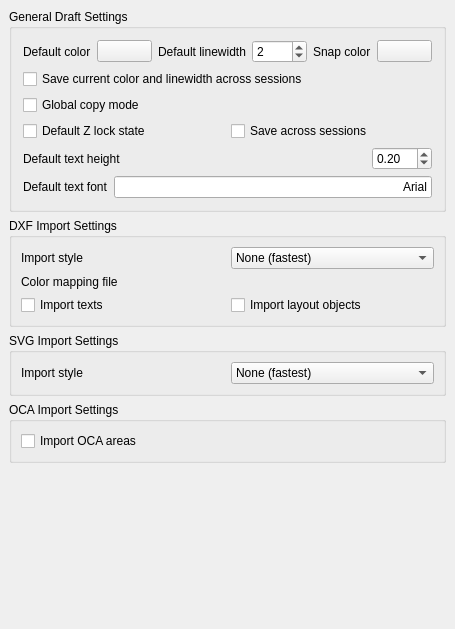
<?xml version="1.0" encoding="UTF-8"?>
<ui version="4.0">
 <class>Gui::Dialog::DlgSettingsDraft</class>
 <widget class="QWidget" name="Gui::Dialog::DlgSettingsDraft">
  <property name="geometry">
   <rect>
    <x>0</x>
    <y>0</y>
    <width>455</width>
    <height>629</height>
   </rect>
  </property>
  <property name="windowTitle">
   <string>Draft</string>
  </property>
  <layout class="QVBoxLayout">
   <property name="spacing">
    <number>6</number>
   </property>
   <property name="margin">
    <number>9</number>
   </property>
   <item>
    <widget class="QGroupBox" name="groupBox">
     <property name="title">
      <string>General Draft Settings</string>
     </property>
     <layout class="QVBoxLayout" name="verticalLayout_2">
      <item>
       <layout class="QHBoxLayout" name="horizontalLayout_2">
        <item>
         <widget class="QLabel" name="label_2">
          <property name="text">
           <string>Default color</string>
          </property>
         </widget>
        </item>
        <item>
         <widget class="Gui::PrefColorButton" name="gui::prefcolorbutton">
          <property name="toolTip">
           <string>the default color for new objects</string>
          </property>
          <property name="color">
           <color>
            <red>0</red>
            <green>0</green>
            <blue>0</blue>
           </color>
          </property>
          <property name="prefEntry" stdset="0">
           <cstring>color</cstring>
          </property>
          <property name="prefPath" stdset="0">
           <cstring>Mod/Draft</cstring>
          </property>
         </widget>
        </item>
        <item>
         <widget class="QLabel" name="label_3">
          <property name="text">
           <string>Default linewidth</string>
          </property>
         </widget>
        </item>
        <item>
         <widget class="Gui::PrefSpinBox" name="gui::prefspinbox">
          <property name="toolTip">
           <string>the default linewidth for new objects</string>
          </property>
          <property name="value">
           <number>2</number>
          </property>
          <property name="prefEntry" stdset="0">
           <cstring>linewidth</cstring>
          </property>
          <property name="prefPath" stdset="0">
           <cstring>Mod/Draft</cstring>
          </property>
         </widget>
        </item>
        <item>
         <widget class="QLabel" name="label_4">
          <property name="text">
           <string>Snap color</string>
          </property>
         </widget>
        </item>
        <item>
         <widget class="Gui::PrefColorButton" name="gui::prefcolorbutton_2">
          <property name="toolTip">
           <string>the default color for snap symbols</string>
          </property>
          <property name="color">
           <color>
            <red>0</red>
            <green>0</green>
            <blue>0</blue>
           </color>
          </property>
          <property name="prefEntry" stdset="0">
           <cstring>snapcolor</cstring>
          </property>
          <property name="prefPath" stdset="0">
           <cstring>Mod/Draft</cstring>
          </property>
         </widget>
        </item>
       </layout>
      </item>
      <item>
       <layout class="QHBoxLayout" name="horizontalLayout_4">
        <item>
         <widget class="Gui::PrefCheckBox" name="gui::prefcheckbox">
          <property name="toolTip">
           <string>check this if you want to use the color/linewidth from the toolbar as default</string>
          </property>
          <property name="text">
           <string>Save current color and linewidth across sessions</string>
          </property>
          <property name="prefEntry" stdset="0">
           <cstring>saveonexit</cstring>
          </property>
          <property name="prefPath" stdset="0">
           <cstring>Mod/Draft</cstring>
          </property>
         </widget>
        </item>
       </layout>
      </item>
      <item>
       <layout class="QHBoxLayout" name="horizontalLayout_5">
        <item>
         <widget class="Gui::PrefCheckBox" name="gui::prefcheckbox_5">
          <property name="toolTip">
           <string>If this is checked, copy mode will be kept across command, otherwise commands will always start in no-copy mode</string>
          </property>
          <property name="text">
           <string>Global copy mode</string>
          </property>
          <property name="prefEntry" stdset="0">
           <cstring>copymode</cstring>
          </property>
          <property name="prefPath" stdset="0">
           <cstring>Mod/Draft</cstring>
          </property>
         </widget>
        </item>
       </layout>
      </item>
      <item>
       <layout class="QHBoxLayout" name="horizontalLayout_9">
        <item>
         <widget class="Gui::PrefCheckBox" name="gui::prefcheckbox_7">
          <property name="toolTip">
           <string>This is the default state of the Z coordinate lock. If checked, FreeCAD starts with the Z coordinate locked, so all 2D commands work only in a horizontal plane. You can of course lock and unlock the Z coordinate at any moment during your work.</string>
          </property>
          <property name="text">
           <string>Default Z lock state</string>
          </property>
          <property name="prefEntry" stdset="0">
           <cstring>zlock</cstring>
          </property>
          <property name="prefPath" stdset="0">
           <cstring>Mod/Draft</cstring>
          </property>
         </widget>
        </item>
        <item>
         <widget class="Gui::PrefCheckBox" name="gui::prefcheckbox_6">
          <property name="toolTip">
           <string>Check this if you want FreeCAD to save the Z lock state when you close the application and restore it on next session.</string>
          </property>
          <property name="text">
           <string>Save across sessions</string>
          </property>
          <property name="prefEntry" stdset="0">
           <cstring>savezlock</cstring>
          </property>
          <property name="prefPath" stdset="0">
           <cstring>Mod/Draft</cstring>
          </property>
         </widget>
        </item>
       </layout>
      </item>
      <item>
       <layout class="QHBoxLayout" name="horizontalLayout_8">
        <item>
         <widget class="QLabel" name="label_6">
          <property name="text">
           <string>Default text height</string>
          </property>
         </widget>
        </item>
        <item>
         <widget class="Gui::PrefDoubleSpinBox" name="gui::prefdoublespinbox_2">
          <property name="maximumSize">
           <size>
            <width>60</width>
            <height>16777215</height>
           </size>
          </property>
          <property name="toolTip">
           <string>Default height for texts and dimensions</string>
          </property>
          <property name="value">
           <double>0.200000000000000</double>
          </property>
          <property name="prefEntry" stdset="0">
           <cstring>textheight</cstring>
          </property>
          <property name="prefPath" stdset="0">
           <cstring>Mod/Draft</cstring>
          </property>
         </widget>
        </item>
       </layout>
      </item>
      <item>
       <layout class="QHBoxLayout" name="horizontalLayout_6">
        <item>
         <widget class="QLabel" name="label_5">
          <property name="text">
           <string>Default text font</string>
          </property>
         </widget>
        </item>
        <item>
         <widget class="Gui::PrefLineEdit" name="gui::preflineedit">
          <property name="toolTip">
           <string>This is the default font name for all Draft texts and dimensions.
It can be a font name such as &quot;Arial&quot;, a default style such as &quot;sans&quot;, &quot;serif&quot;
or &quot;mono&quot;, or a family such as &quot;Arial,Helvetica,sans&quot; or a name with a style
such as &quot;Arial:Bold&quot;</string>
          </property>
          <property name="text">
           <string>Arial</string>
          </property>
          <property name="alignment">
           <set>Qt::AlignRight|Qt::AlignTrailing|Qt::AlignVCenter</set>
          </property>
          <property name="prefEntry" stdset="0">
           <cstring>textfont</cstring>
          </property>
          <property name="prefPath" stdset="0">
           <cstring>Mod/Draft</cstring>
          </property>
         </widget>
        </item>
       </layout>
      </item>
     </layout>
    </widget>
   </item>
   <item>
    <widget class="QGroupBox" name="GroupBox12">
     <property name="title">
      <string>DXF Import Settings</string>
     </property>
     <layout class="QVBoxLayout">
      <property name="spacing">
       <number>6</number>
      </property>
      <property name="margin">
       <number>9</number>
      </property>
      <item>
       <layout class="QHBoxLayout">
        <property name="spacing">
         <number>6</number>
        </property>
        <property name="margin">
         <number>0</number>
        </property>
        <item>
         <widget class="QLabel" name="textLabel1_3">
          <property name="text">
           <string>Import style</string>
          </property>
         </widget>
        </item>
        <item>
         <widget class="Gui::PrefComboBox" name="gui::prefcombobox">
          <property name="toolTip">
           <string>This is the method choosed for importing or translating DXF object color into FreeCAD. 
If color mapping is choosed, you must choose a color mapping file containing a translation table that will convert colors into linewidths.
</string>
          </property>
          <property name="currentIndex">
           <number>0</number>
          </property>
          <property name="prefEntry" stdset="0">
           <cstring>dxfstyle</cstring>
          </property>
          <property name="prefPath" stdset="0">
           <cstring>Mod/Draft</cstring>
          </property>
          <item>
           <property name="text">
            <string>None (fastest)</string>
           </property>
          </item>
          <item>
           <property name="text">
            <string>Use default color and linewidth</string>
           </property>
          </item>
          <item>
           <property name="text">
            <string>Original color and linewidth</string>
           </property>
          </item>
          <item>
           <property name="text">
            <string>Color mapped to linewidth</string>
           </property>
          </item>
         </widget>
        </item>
       </layout>
      </item>
      <item>
       <layout class="QHBoxLayout" name="horizontalLayout_3">
        <item>
         <widget class="QLabel" name="label">
          <property name="text">
           <string>Color mapping file</string>
          </property>
         </widget>
        </item>
        <item>
         <widget class="Gui::PrefFileChooser" name="gui::preffilechooser">
          <property name="toolTip">
           <string>The color mapping file for translating dxf colors into linewidths</string>
          </property>
          <property name="prefEntry" stdset="0">
           <cstring>dxfmappingfile</cstring>
          </property>
          <property name="prefPath" stdset="0">
           <cstring>Mod/Draft</cstring>
          </property>
         </widget>
        </item>
       </layout>
      </item>
      <item>
       <layout class="QHBoxLayout" name="horizontalLayout">
        <item>
         <widget class="Gui::PrefCheckBox" name="gui::prefcheckbox_2">
          <property name="toolTip">
           <string>if this is unchecked, texts/mtexts won't be imported</string>
          </property>
          <property name="text">
           <string>Import texts</string>
          </property>
          <property name="prefEntry" stdset="0">
           <cstring>dxftext</cstring>
          </property>
          <property name="prefPath" stdset="0">
           <cstring>Mod/Draft</cstring>
          </property>
         </widget>
        </item>
        <item>
         <widget class="Gui::PrefCheckBox" name="gui::prefcheckbox_3">
          <property name="toolTip">
           <string>if this is checked, paper space objects will be imported too</string>
          </property>
          <property name="text">
           <string>Import layout objects</string>
          </property>
          <property name="prefEntry" stdset="0">
           <cstring>dxflayout</cstring>
          </property>
          <property name="prefPath" stdset="0">
           <cstring>Mod/Draft</cstring>
          </property>
         </widget>
        </item>
       </layout>
      </item>
     </layout>
    </widget>
   </item>
   <item>
    <widget class="QGroupBox" name="GroupBox12_2">
     <property name="title">
      <string>SVG Import Settings</string>
     </property>
     <layout class="QVBoxLayout" name="_3">
      <property name="spacing">
       <number>6</number>
      </property>
      <property name="margin">
       <number>9</number>
      </property>
      <item>
       <layout class="QHBoxLayout" name="_4">
        <property name="spacing">
         <number>6</number>
        </property>
        <property name="margin">
         <number>0</number>
        </property>
        <item>
         <widget class="QLabel" name="textLabel1_5">
          <property name="text">
           <string>Import style</string>
          </property>
         </widget>
        </item>
        <item>
         <widget class="Gui::PrefComboBox" name="gui::prefcombobox_3">
          <property name="toolTip">
           <string>This is the method choosed for importing SVG object color into FreeCAD.</string>
          </property>
          <property name="currentIndex">
           <number>0</number>
          </property>
          <property name="prefEntry" stdset="0">
           <cstring>svgstyle</cstring>
          </property>
          <property name="prefPath" stdset="0">
           <cstring>Mod/Draft</cstring>
          </property>
          <item>
           <property name="text">
            <string>None (fastest)</string>
           </property>
          </item>
          <item>
           <property name="text">
            <string>Use default color and linewidth</string>
           </property>
          </item>
          <item>
           <property name="text">
            <string>Original color and linewidth</string>
           </property>
          </item>
         </widget>
        </item>
       </layout>
      </item>
     </layout>
    </widget>
   </item>
   <item>
    <widget class="QGroupBox" name="GroupBox12_3">
     <property name="title">
      <string>OCA Import Settings</string>
     </property>
     <layout class="QVBoxLayout" name="_6">
      <property name="spacing">
       <number>6</number>
      </property>
      <property name="margin">
       <number>9</number>
      </property>
      <item>
       <layout class="QHBoxLayout" name="_7">
        <property name="spacing">
         <number>6</number>
        </property>
        <property name="margin">
         <number>0</number>
        </property>
        <item>
         <widget class="Gui::PrefCheckBox" name="gui::prefcheckbox_4">
          <property name="toolTip">
           <string>Check this if you want the areas (3D faces) to be imported too.</string>
          </property>
          <property name="text">
           <string>Import OCA areas</string>
          </property>
          <property name="prefEntry" stdset="0">
           <cstring>ocaareas</cstring>
          </property>
          <property name="prefPath" stdset="0">
           <cstring>Mod/Draft</cstring>
          </property>
         </widget>
        </item>
       </layout>
      </item>
     </layout>
    </widget>
   </item>
   <item>
    <spacer name="verticalSpacer">
     <property name="orientation">
      <enum>Qt::Vertical</enum>
     </property>
     <property name="sizeHint" stdset="0">
      <size>
       <width>20</width>
       <height>40</height>
      </size>
     </property>
    </spacer>
   </item>
  </layout>
 </widget>
 <layoutdefault spacing="6" margin="11"/>
 <pixmapfunction>qPixmapFromMimeSource</pixmapfunction>
 <customwidgets>
  <customwidget>
   <class>Gui::FileChooser</class>
   <extends>QWidget</extends>
   <header>Gui/FileDialog.h</header>
  </customwidget>
  <customwidget>
   <class>Gui::ColorButton</class>
   <extends>QPushButton</extends>
   <header>Gui/Widgets.h</header>
  </customwidget>
  <customwidget>
   <class>Gui::PrefFileChooser</class>
   <extends>Gui::FileChooser</extends>
   <header>Gui/PrefWidgets.h</header>
  </customwidget>
  <customwidget>
   <class>Gui::PrefSpinBox</class>
   <extends>QSpinBox</extends>
   <header>Gui/PrefWidgets.h</header>
  </customwidget>
  <customwidget>
   <class>Gui::PrefColorButton</class>
   <extends>Gui::ColorButton</extends>
   <header>Gui/PrefWidgets.h</header>
  </customwidget>
  <customwidget>
   <class>Gui::PrefCheckBox</class>
   <extends>QCheckBox</extends>
   <header>Gui/PrefWidgets.h</header>
  </customwidget>
  <customwidget>
   <class>Gui::PrefComboBox</class>
   <extends>QComboBox</extends>
   <header>Gui/PrefWidgets.h</header>
  </customwidget>
  <customwidget>
   <class>Gui::PrefLineEdit</class>
   <extends>QLineEdit</extends>
   <header>Gui/PrefWidgets.h</header>
  </customwidget>
  <customwidget>
   <class>Gui::PrefDoubleSpinBox</class>
   <extends>QDoubleSpinBox</extends>
   <header>Gui/PrefWidgets.h</header>
  </customwidget>
 </customwidgets>
 <resources/>
 <connections/>
</ui>
